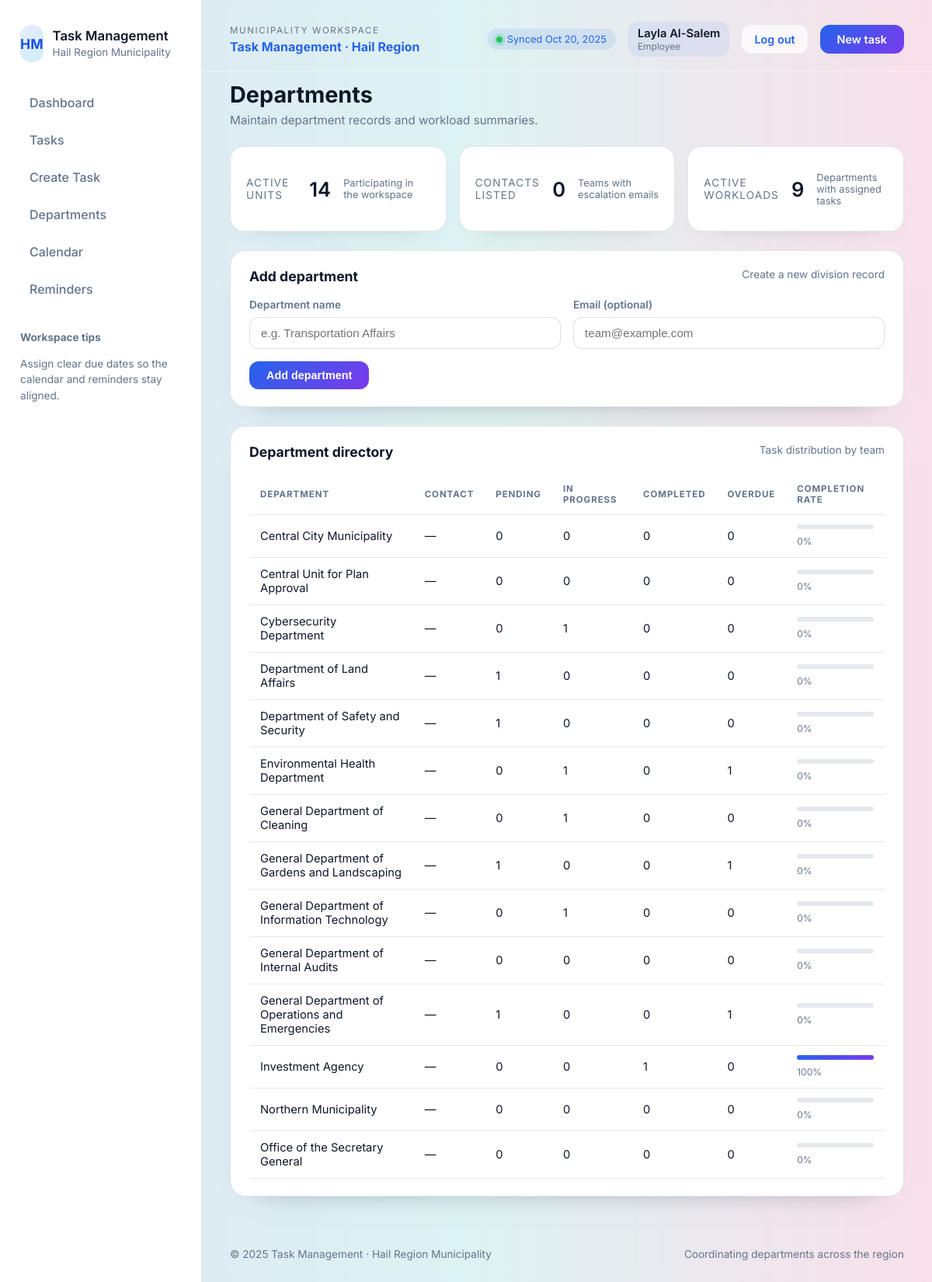
/departments.php (signed in), run on the app's committed database.
### tables this page shows
CREATE TABLE IF NOT EXISTS departments (
    id INT AUTO_INCREMENT PRIMARY KEY,
    name VARCHAR(150) NOT NULL,
    email VARCHAR(190) NULL,
    created_at TIMESTAMP DEFAULT CURRENT_TIMESTAMP
);

### includes/functions.php (called while the page is built, shortened)
<?php
function sanitize(?string $value = null): string
{
    return htmlspecialchars($value ?? '', ENT_QUOTES, 'UTF-8');
}

### departments.php (the view, shortened to what this page needs)
<?php
require_once __DIR__ . '/includes/functions.php';
require_once __DIR__ . '/db.php';
$departments = $pdo->query('SELECT d.*, COUNT(t.id) AS tasks_count,
    SUM(CASE WHEN t.status = "Completed" THEN 1 ELSE 0 END) AS completed_count,
    SUM(CASE WHEN t.status = "In Progress" THEN 1 ELSE 0 END) AS in_progress_count,
    SUM(CASE WHEN t.status = "Pending" THEN 1 ELSE 0 END) AS pending_count,
    SUM(CASE WHEN t.due_date IS NOT NULL AND t.due_date < CURDATE() AND t.status != "Completed" THEN 1 ELSE 0 END) AS overdue_count
    FROM departments d
    LEFT JOIN tasks t ON t.department_id = d.id
    GROUP BY d.id
    ORDER BY d.name ASC')->fetchAll();
$totalDepartments = count($departments);
$withContacts = 0;
$activeWorkloads = 0;
foreach ($departments as $department) {
    if ((int)$department['tasks_count'] > 0) {
        $activeWorkloads++;
    }
}
include __DIR__ . '/includes/header.php';
?>
<section class="summary-cards">
    <article class="summary-card">
        <span class="summary-label">Active units</span>
        <span class="summary-value"><?= number_format($totalDepartments); ?></span>
        <span class="summary-footnote">Participating in the workspace</span>
    </article>
    <article class="summary-card">
        <span class="summary-label">Contacts listed</span>
        <span class="summary-value"><?= number_format($withContacts); ?></span>
        <span class="summary-footnote">Teams with escalation emails</span>
    </article>
    <article class="summary-card">
        <span class="summary-label">Active workloads</span>
        <span class="summary-value"><?= number_format($activeWorkloads); ?></span>
        <span class="summary-footnote">Departments with assigned tasks</span>
    </article>
</section>
<section class="panel classic-panel">
    <header class="panel-header">
        <h2>Add department</h2>
        <span>Create a new division record</span>
    </header>
    <form method="post" class="classic-form">
        <div class="form-row">
            <div class="form-group">
                <label for="name">Department name</label>
                <input type="text" id="name" name="name" required placeholder="e.g. Transportation Affairs">
            </div>
            <div class="form-group">
                <label for="email">Email (optional)</label>
                <input type="email" id="email" name="email" placeholder="team@example.com">
            </div>
        </div>
        <div class="form-actions">
            <button type="submit" class="primary-action">Add department</button>
        </div>
    </form>
</section>
<section class="panel classic-panel">
    <header class="panel-header">
        <h2>Department directory</h2>
        <span>Task distribution by team</span>
    </header>
    <?php if (!$departments): ?>
        <div class="empty-note">No departments available. Add one to get started.</div>
    <?php else: ?>
        <div class="table-scroll">
            <table class="data-table">
                <thead>
                    <tr>
                        <th scope="col">Department</th>
                        <th scope="col">Contact</th>
                        <th scope="col">Pending</th>
                        <th scope="col">In progress</th>
                        <th scope="col">Completed</th>
                        <th scope="col">Overdue</th>
                        <th scope="col">Completion rate</th>
                    </tr>
                </thead>
                <tbody>
                    <?php foreach ($departments as $department): ?>
                        <?php
                        $totalTasks = (int)$department['tasks_count'];
                        $completed = (int)$department['completed_count'];
                        $inProgress = (int)$department['in_progress_count'];
                        $pending = (int)$department['pending_count'];
                        $overdue = (int)$department['overdue_count'];
                        $rate = $totalTasks > 0 ? round(($completed / max($totalTasks, 1)) * 100) : 0;
                        ?>
                        <tr>
                            <td><?= sanitize($department['name']); ?></td>
                            <td><?= $department['email'] ? sanitize($department['email']) : '—'; ?></td>
                            <td><?= number_format($pending); ?></td>
                            <td><?= number_format($inProgress); ?></td>
                            <td><?= number_format($completed); ?></td>
                            <td><?= number_format($overdue); ?></td>
                            <td>
                                <div class="progress-inline">
                                    <span class="progress-bar" style="width: <?= $rate; ?>%"></span>
                                </div>
                                <span class="progress-label"><?= $rate; ?>%</span>
                            </td>
                        </tr>
                    <?php endforeach; ?>
                </tbody>
            </table>
        </div>
    <?php endif; ?>
</section>
<?php include __DIR__ . '/includes/footer.php'; ?>

### assets/css/style.css (style rules this page uses)
:root { --gradient-bg: linear-gradient(90deg, #77A1D3, #79CBCA, #E684AE); --surface: rgba(255, 255, 255, 0.92); --surface-strong: #ffffff; --surface-soft: rgba(255, 255, 255, 0.75); --surface-border: rgba(148, 163, 184, 0.28); --shadow: 0 28px 60px -36px rgba(15, 23, 42, 0.45); --text-primary: #0f172a; --text-muted: #64748b; --text-inverse: #ffffff; --accent: #2563eb; --accent-soft: rgba(37, 99, 235, 0.1); --danger: #ef4444; --success: #22c55e; --warning: #f59e0b; --font-family: 'Inter', -apple-system, BlinkMacSystemFont, 'Segoe UI', sans-serif; }
* { box-sizing: border-box; }
body { margin: 0; font-family: var(--font-family); background: var(--gradient-bg); color: var(--text-primary); min-height: 100vh; -webkit-font-smoothing: antialiased; }
.primary-action, .ghost-action { border: none; border-radius: 12px; font-weight: 600; cursor: pointer; font-size: 0.9rem; transition: transform 0.15s ease, background 0.2s ease, color 0.2s ease; display: inline-flex; align-items: center; gap: 6px; }
.primary-action { background: linear-gradient(135deg, #2563eb, #7c3aed); color: var(--text-inverse); padding: 10px 22px; box-shadow: 0 10px 30px -18px rgba(37, 99, 235, 0.8); }
.summary-cards { display: grid; grid-template-columns: repeat(auto-fit, minmax(220px, 1fr)); gap: 16px; }
.summary-card { background: var(--surface-strong); border-radius: 18px; padding: 18px 20px; border: 1px solid var(--surface-border); display: flex; align-items: center; gap: 16px; min-height: 110px; box-shadow: 0 12px 32px -30px rgba(15, 23, 42, 0.5); }
.summary-label { display: block; font-size: 0.85rem; text-transform: uppercase; letter-spacing: 0.08em; color: var(--text-muted); }
.summary-value { display: block; font-size: 1.6rem; font-weight: 600; }
.summary-footnote { font-size: 0.8rem; color: var(--text-muted); }
.panel { background: var(--surface-strong); border-radius: 20px; border: 1px solid var(--surface-border); box-shadow: 0 18px 40px -36px rgba(15, 23, 42, 0.6); }
.classic-panel { padding: 22px 24px; display: flex; flex-direction: column; gap: 18px; }
.panel-header { display: flex; justify-content: space-between; align-items: flex-start; gap: 16px; }
.panel-header h2 { margin: 0; font-size: 1.1rem; }
.panel-header span { font-size: 0.85rem; color: var(--text-muted); }
.table-scroll { overflow-x: auto; }
.data-table { width: 100%; border-collapse: collapse; font-size: 0.92rem; }
.data-table th, .data-table td { text-align: left; padding: 12px 14px; border-bottom: 1px solid rgba(148, 163, 184, 0.25); }
.data-table thead th { text-transform: uppercase; font-size: 0.72rem; letter-spacing: 0.08em; color: var(--text-muted); }
.progress-inline { position: relative; width: 100%; height: 6px; border-radius: 999px; background: rgba(148, 163, 184, 0.24); margin-bottom: 6px; }
.progress-bar { position: absolute; top: 0; left: 0; height: 100%; border-radius: 999px; background: linear-gradient(135deg, #2563eb, #7c3aed); }
.progress-label { font-size: 0.75rem; color: var(--text-muted); }
.classic-form { display: flex; flex-direction: column; gap: 16px; }
.form-row { display: grid; grid-template-columns: repeat(auto-fit, minmax(220px, 1fr)); gap: 16px; }
.form-group { display: flex; flex-direction: column; gap: 8px; }
.form-group label { font-size: 0.85rem; font-weight: 600; color: var(--text-muted); }
.form-group input, .form-group select, .form-group textarea { border-radius: 12px; border: 1px solid rgba(148, 163, 184, 0.35); padding: 11px 14px; font-size: 0.95rem; background: rgba(255, 255, 255, 0.98); transition: border 0.2s ease, box-shadow 0.2s ease; }
.form-actions { display: flex; gap: 12px; }

### data on the page
departments: name "Central City Municipality", pending "0", inProgress "0", completed "0", overdue "0", rate "0"
departments: name "Central Unit for Plan Approval", pending "0", inProgress "0", completed "0", overdue "0", rate "0"
departments: name "Cybersecurity Department", pending "0", inProgress "1", completed "0", overdue "0", rate "0"
departments: name "Department of Land Affairs", pending "1", inProgress "0", completed "0", overdue "0", rate "0"
departments: name "Department of Safety and Security", pending "1", inProgress "0", completed "0", overdue "0", rate "0"
departments: name "Environmental Health Department", pending "0", inProgress "1", completed "0", overdue "1", rate "0"
departments: name "General Department of Cleaning", pending "0", inProgress "1", completed "0", overdue "0", rate "0"
departments: name "General Department of Gardens and Landscaping", pending "1", inProgress "0", completed "0", overdue "1", rate "0"
departments: name "General Department of Information Technology", pending "0", inProgress "1", completed "0", overdue "0", rate "0"
departments: name "General Department of Internal Audits", pending "0", inProgress "0", completed "0", overdue "0", rate "0"
departments: name "General Department of Operations and Emergencies", pending "1", inProgress "0", completed "0", overdue "1", rate "0"
departments: name "Investment Agency", pending "0", inProgress "0", completed "1", overdue "0", rate "100"
departments: name "Northern Municipality", pending "0", inProgress "0", completed "0", overdue "0", rate "0"
departments: name "Office of the Secretary General", pending "0", inProgress "0", completed "0", overdue "0", rate "0"

### other printed values
$userName "Layla Al-Salem"
$userRole "Employee"
$pageTitle "Departments"
$pageDescription "Maintain department records and workload summaries."
$totalDepartments "14"
$withContacts "0"
$activeWorkloads "9"
